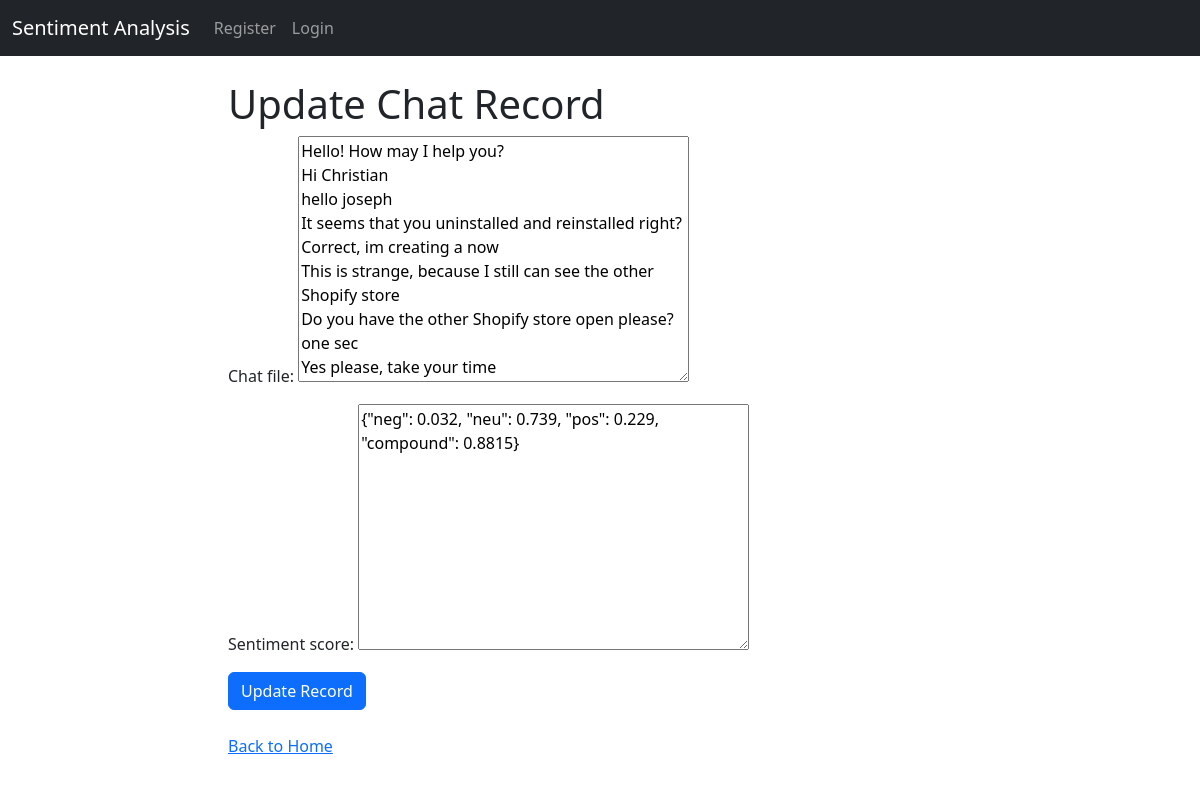
Screenshot of /update/11/ with the database file from the repository.
### analysis/models.py (models this page shows, shortened)
class Record(models.Model):
    chat_file = models.TextField()
    sentiment_score = models.JSONField(null=True, blank=True)
    created_at = models.DateTimeField(auto_now_add=True)  # Automatically set when created

### analysis/views.py (the view)
# urls.py: path('update/<int:pk>/', views.update_record, name='update_record'),
def update_record(request, pk):
    record = get_object_or_404(Record, id=pk)
    if request.method == 'POST':
        form = RecordForm(request.POST, instance=record)
        if form.is_valid():
            form.save()
            messages.success(request, 'Record Updated Successfully!')
            return redirect('home')  # Redirect to the home page or any other page
    else:
        form = RecordForm(instance=record)
    return render(request, 'update_record.html', {'form': form, 'record': record})

### analysis/forms.py
class RecordForm(forms.ModelForm):
    class Meta:
        model = Record
        fields = ['chat_file', 'sentiment_score']

### analysis/templates/update_record.html (shortened to what this page needs)
{% extends 'base.html' %}
{% block content %}
<div class="col-md-8 offset-md-2">
    <h1>Update Chat Record</h1>
    <form method="POST">
        {{ form.as_p }}
        <button type="submit" class="btn btn-primary">Update Record</button>
    </form>
    <br>
    <a href="{% url 'home' %}">Back to Home</a>
</div>
{% endblock %}

### rows the page displays
Record: chat_file "Hello! How may I help you? Hi Christian hello joseph It seems that you uninstalled and reinstalled right? Correct, im creating a now This is strange, because I still can see the other Shopify store Do you have the other Shopify store open please? one sec Yes please, take your time", sentiment_score "{\"neg\": 0.032, \"neu\": 0.739, \"pos\": 0.229, \"compound\": 0.8815}"
